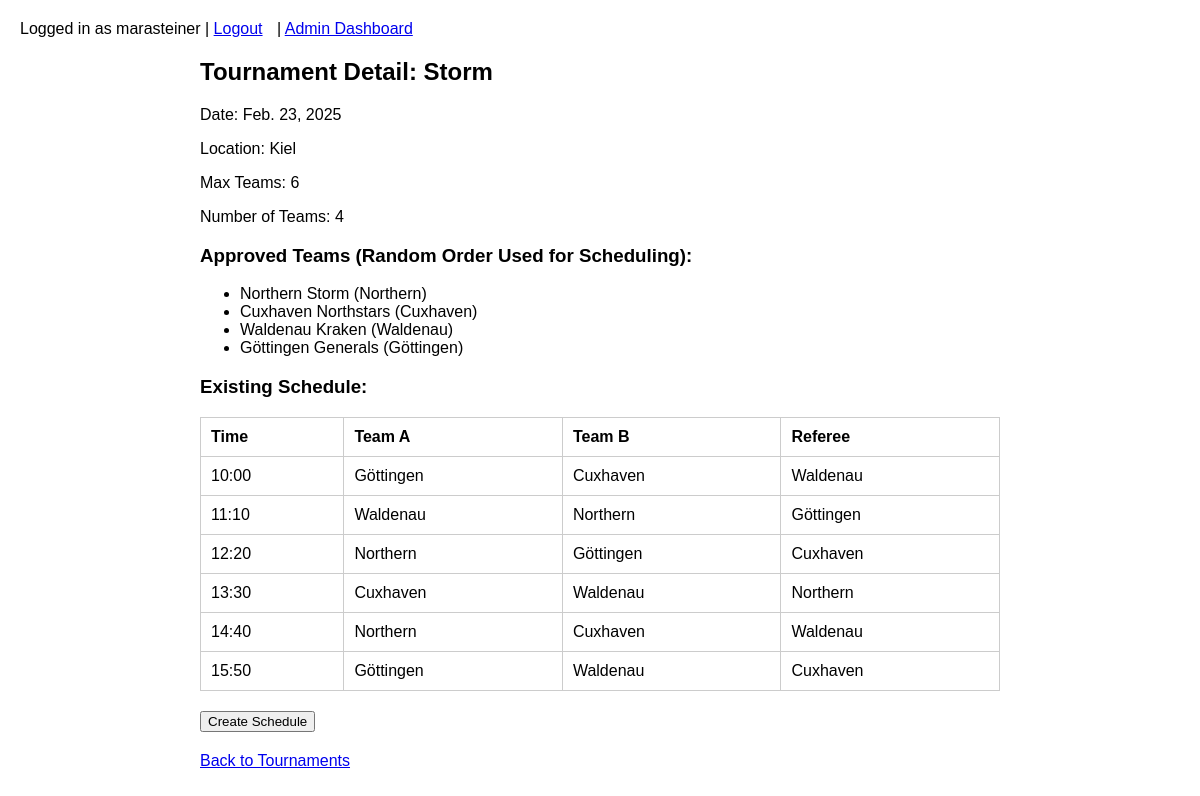
Page /custom_admin/tournaments/1/detail/ (signed in) on the committed database.
### events/models.py (models this page shows, shortened)
class Tournament(models.Model):
    date = models.DateField()
    name = models.CharField(max_length=100)
    location = models.CharField(max_length=100)
    max_teams = models.IntegerField(default=0)
    number_of_teams = models.IntegerField(default=0)

class Game(models.Model):
    tournament = models.ForeignKey(Tournament, on_delete=models.CASCADE, related_name='games')
    team1 = models.ForeignKey(User, on_delete=models.CASCADE, related_name='team1_games')
    team2 = models.ForeignKey(User, on_delete=models.CASCADE, related_name='team2_games')
    referee = models.ForeignKey(User, on_delete=models.CASCADE, related_name='referee_games')
    start_time = models.DateTimeField()
    team1_score = models.IntegerField(null=True, blank=True)
    team2_score = models.IntegerField(null=True, blank=True)
    field_number = models.IntegerField(null=True, blank=True)  # Only used for 5-team tournaments
    coin_toss_winner_is_team1 = models.BooleanField(default=True)
    offense_is_team1 = models.BooleanField(default=True)

### events/views.py (the view)
@admin_required
def admin_tournament_detail(request, tournament_id):
    tournament = get_object_or_404(Tournament, id=tournament_id)
    games = tournament.games.all().order_by('start_time')
    approved_apps = TournamentApplication.objects.filter(tournament=tournament, approved=True)
    teams = [app.team for app in approved_apps]
    standings = compute_tournament_standings(tournament)
    return render(request, 'admin_tournament_detail.html', {
        'tournament': tournament,
        'games': games,
        'teams': teams,
        'standings': standings,
    })

### events/views.py (called while the page is built)
def admin_required(view_func):
    decorated_view_func = login_required(user_passes_test(lambda u: u.is_staff)(view_func))
    return decorated_view_func

def compute_tournament_standings(tournament):
    apps = TournamentApplication.objects.filter(tournament=tournament, approved=True)
    data = []
    for app in apps:
        team = app.team
        st = get_team_stats_in_tournament(team, tournament)
        data.append({
            'team': team,
            'points': st['points'],
            'pf': st['pf'],
            'pa': st['pa'],
            'pd': st['pd'],
        })
    sorted_list = tie_break_teams_in_tournament(tournament, data)
    rank = 1
    out = []
    for item in sorted_list:
        item['rank'] = rank
        out.append(item)
        rank += 1
    return out

### events/templates/admin_tournament_detail.html (shortened to what this page needs)
{% extends "base.html" %}
{% block content %}
<h2>Tournament Detail: {{ tournament.name }}</h2>
<p>Date: {{ tournament.date }}</p>
<p>Location: {{ tournament.location }}</p>
<p>Max Teams: {{ tournament.max_teams }}</p>
<p>Number of Teams: {{ tournament.number_of_teams }}</p>
<h3>Approved Teams (Random Order Used for Scheduling):</h3>
<ul>
    {% for team in teams %}
    <li>{{ team.first_name }} ({{ team.username }})</li>
    {% empty %}
    <li>No approved teams.</li>
    {% endfor %}
</ul>
<h3>Existing Schedule:</h3>
{% if games %}
    <table>
        <tr>
            <th>Time</th>
            <th>Team A</th>
            <th>Team B</th>
            <th>Referee</th>
        </tr>
        {% for game in games %}
        <tr>
            <td>{{ game.start_time|time:"H:i" }}</td>
            <td>{{ game.team1.username }}</td>
            <td>{{ game.team2.username }}</td>
            <td>{{ game.referee.username }}</td>
        </tr>
        {% endfor %}
    </table>
{% else %}
    <p>No schedule exists.</p>
{% endif %}
<form action="{% url 'create_schedule' tournament.id %}" method="post">
    <button type="submit">Create Schedule</button>
</form>
<p><a href="{% url 'admin_tournaments' %}">Back to Tournaments</a></p>
{% endblock %}

### events/templates/base.html (shortened to what this page needs)
<!DOCTYPE html>
<html>
<head>
</head>
<body>
    <header>
        <nav>
            {% if user.is_authenticated %}
                Logged in as {{ user.username }} |
                <a href="{% url 'logout' %}">Logout</a>
                {% if user.is_staff %}
                    | <a href="{% url 'admin_dashboard' %}">Admin Dashboard</a>
                {% else %}
                    | <a href="{% url 'players' %}">My Players</a>
                    | <a href="{% url 'tournaments' %}">Tournaments</a>
                    | <a href="{% url 'scorecard_home' %}">Scorecard</a>
                {% endif %}
            {% else %}
                <a href="{% url 'login' %}">Login</a>
            {% endif %}
        </nav>
    </header>
    <div class="container">
        {% block content %}{% endblock %}
    </div>
</body>
</html>

### events/templates/base.html (style rules this page uses)
body { font-family: Arial, sans-serif; margin: 20px; }
header { margin-bottom: 20px; }
nav a { margin-right: 10px; }
.container { max-width: 800px; margin: auto; }
table { width: 100%; border-collapse: collapse; margin-bottom: 20px; }
table, th, td { border: 1px solid #ccc; }
th, td { padding: 10px; text-align: left; }
form { margin-bottom: 20px; }

### rows in the picture
Tournament: name "Storm", date "Feb. 23, 2025", location "Kiel", max_teams "6", number_of_teams "4"
Game: start_time "10:00", team1.username "Göttingen", team2.username "Cuxhaven", referee.username "Waldenau"
Game: start_time "11:10", team1.username "Waldenau", team2.username "Northern", referee.username "Göttingen"
Game: start_time "12:20", team1.username "Northern", team2.username "Göttingen", referee.username "Cuxhaven"
Game: start_time "13:30", team1.username "Cuxhaven", team2.username "Waldenau", referee.username "Northern"
Game: start_time "14:40", team1.username "Northern", team2.username "Cuxhaven", referee.username "Waldenau"
Game: start_time "15:50", team1.username "Göttingen", team2.username "Waldenau", referee.username "Cuxhaven"

### other values in the picture
{{ user.username }} "marasteiner"
{{ team.first_name }} "Northern Storm"
{{ team.username }} "Northern"
{{ team.first_name }} "Cuxhaven Northstars"
{{ team.username }} "Cuxhaven"
{{ team.first_name }} "Waldenau Kraken"
{{ team.username }} "Waldenau"
{{ team.first_name }} "Göttingen Generals"
{{ team.username }} "Göttingen"
